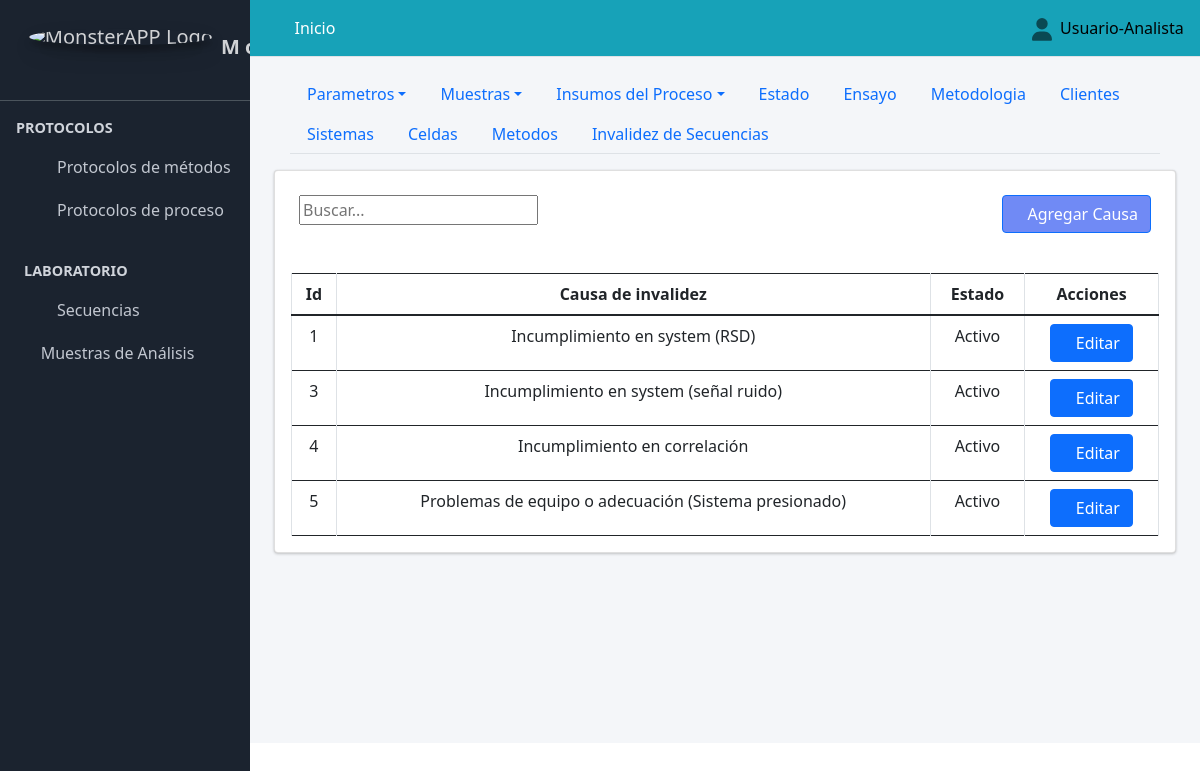
Page /invalidar_secuencias/ (signed in) on the committed database.
### Aplicaciones/Secuencias/models.py (models this page shows, shortened)
class Invalidar_Secuencia(models.Model):
    razon=models.CharField(max_length=250, verbose_name="Causa",  null=True, blank=False)
    class Condicion(models.TextChoices):
        ACTIVO = "Activo", "ACTIVO"
        PASIVO = "Pasivo", "PASIVO"
    condicion=models.CharField(max_length=90, choices=Condicion.choices, default=Condicion.ACTIVO, verbose_name="Condicion")

### Aplicaciones/Protocolo_Metodos/views.py (the view)
# urls.py: path("invalidar_secuencias/", views.invalidar_secuencias, name="invalidar_secuencias"),
@login_required
def invalidar_secuencias(request):
    titulo="Causas de Invalidez de Secuencias"
    invalidar_secuencias=Invalidar_Secuencia.objects.all()
    if request.method == "POST":
        form = invalidar_secuenciasForm(request.POST or None)
        if form.is_valid():
            form.save()
            messages.success(request, "Registro creado satisfactoriamente")
            return redirect("invalidar_secuencias")
        else:
             messages.error(request, "Por favor revisa los datos ingresados")
    else:
        form = invalidar_secuenciasForm()
    context={
        "titulo":titulo,
        "form":form,
        "invalidar_secuencias":invalidar_secuencias,
    }
    return render(request, "protocolo_metodos/invalidar_secuencias.html", context)

### Aplicaciones/Protocolo_Metodos/forms.py
class invalidar_secuenciasForm(forms.ModelForm):
    class Meta:
        model=Invalidar_Secuencia
        exclude=["condicion"]

### SISTEMA_ANALITICO/templates/protocolo_metodos/invalidar_secuencias.html (shortened to what this page needs)
{% extends "partial/body.html" %}
{% load crispy_forms_tags %}
{% load crispy_forms_filters %}
{% block contenido %}
{% load bootstrap5 %}
{% include "partial/header_configuracion_protocolo_metodos.html" %}
        <div class="container-fluid">
        <div class="card">
          <div class="container-fluid">
            <div class="row">
              <div class="col-md-6">
                <br>
                       <div class="text-right">
            <div class="input-group rounded">
                <input type="search" id="myInput" class="numberinput gj-textbox-md" placeholder="Buscar..." aria-label="Search" aria-describedby="search-addon" />
              </div>
        </div>
                  </div>
                  <div class="col-md-6">
                    <br>
                      <div class="d-grid gap-2 d-md-flex justify-content-md-end">
                        <button class="btn btn-primary" style="background:#486af3c7" data-bs-toggle="modal" data-bs-target="#crear_parametros"><span class="fa fa-plus-circle"></span>Agregar Causa</button>
                        </div>
              </div>
              </div>
          </div><br>
            <div class="card-body table-responsive">
              <table class="table  table-bordered display" id="example3">
                <thead class="">
                    <tr class="text-center">
                        <th class="text-center">Id</th>
                        <th class="text-center">Causa de invalidez</th>
                        <th class="text-center">Estado</th>
                        <th class="all text-center" >Acciones</th>
                    </tr>
                </thead>
                <tbody id="myTable">
                    {% for item in invalidar_secuencias.all %}
                    <tr class="text-center">
                        <td class="text-center">{{item.id}}</td>
                        <td class="text-center">{{item.razon}}</td>
                        <td class="text-center">{{item.condicion}}</td>
                        <td>
                            <a href="{% url 'editar_invalidar_secuencias' item.pk %}" class="btn btn-primary btn-circle text-center" data-bs-target="#modal_parametros_{{ item.pk }}" data-bs-toggle="modal"><span class="fa fa-edit"></span>Editar</a>
                        </td>
                    </tr>
<div class="modal fade" id="modal_parametros_{{ item.pk }}" tabindex="-1" aria-labelledby="modal_parametros" aria-hidden="true">
  {% endfor%}
</tbody>
</table>
</div>
</div>
</div>
{% endblock contenido %}

### SISTEMA_ANALITICO/templates/partial/navbar.html (shortened to what this page needs)
{% load static %}
  <nav class="main-header navbar navbar-expand  navbar-info navbar-light" >
    <ul class="navbar-nav">
      <li class="nav-item">
        <a class="nav-link" data-widget="pushmenu" href="#"><i class="fas fa-bars"></i></a>
      </li>
      {% if user.is_authenticated %}
      <li class="nav-item d-none d-sm-inline-block">
        <a href="{% url 'adm_inicio' %}" class="nav-link text-white">Inicio</a>
      </li>
      {% else %}
      <li class="nav-item d-none d-sm-inline-block">
        <a href="" class="nav-link text-white disabled">Inicio</a>
      </li>
      {% endif %}
    </ul>
    <ul class="navbar-nav ml-auto">
      <li class="nav-item dropdown ">
        <a class="nav-link" data-toggle="dropdown" href="#">
        </a>
        {% if user.is_authenticated %}
      </li>
    </ul>
<h7 class="text-black">{{ user.first_name }}&nbsp;&nbsp;</h7>
{% else %}
<a class="text-black" href="{% url 'sign_in' %}">Iniciar sesión</a>
{% endif %}
  </nav>

### rows in the picture
Invalidar_Secuencia: id "1", razon "Incumplimiento en system (RSD)", condicion "Activo"
Invalidar_Secuencia: id "3", razon "Incumplimiento en system (señal ruido)", condicion "Activo"
Invalidar_Secuencia: id "4", razon "Incumplimiento en correlación", condicion "Activo"
Invalidar_Secuencia: id "5", razon "Problemas de equipo o adecuación (Sistema presionado)", condicion "Activo"

### other values in the picture
{{ user.first_name }} "Usuario-Analista"
